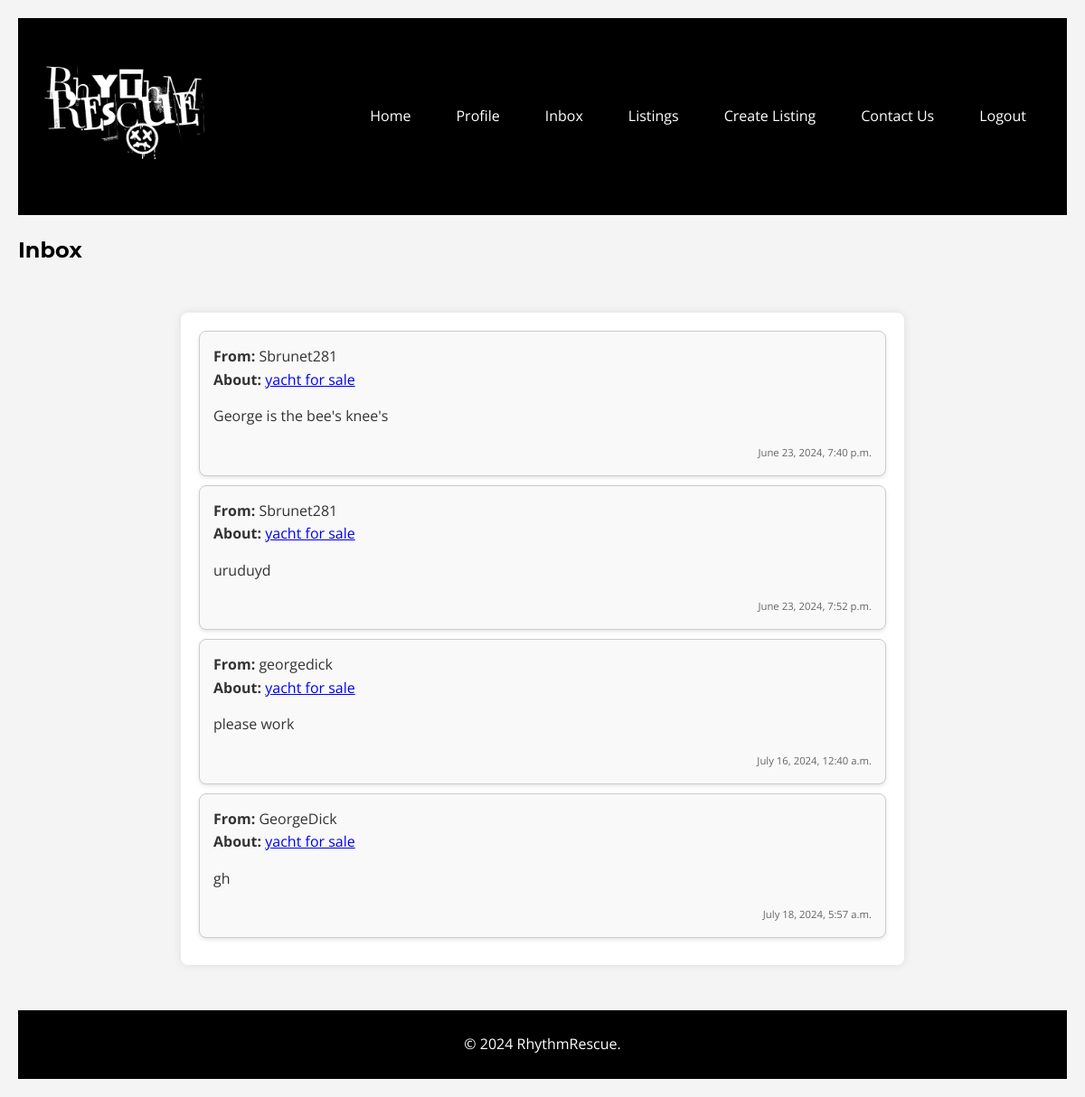
Page /messaging/inbox/ (signed in) on the earlier database version.
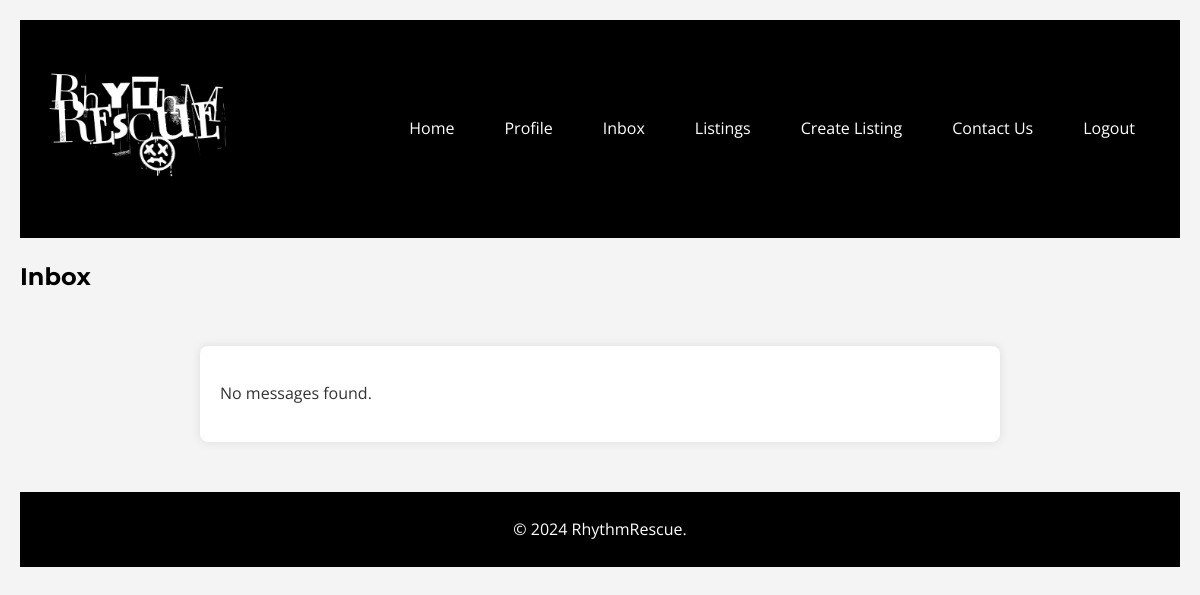
Same page on the later database version.
### messaging/models.py (models this page shows, shortened)
class Message(models.Model):
    sender = models.ForeignKey(CustomUser, related_name='sent_messages', on_delete=models.CASCADE)
    receiver = models.ForeignKey(CustomUser, related_name='received_messages', on_delete=models.CASCADE)
    listing = models.ForeignKey(Listing, on_delete=models.CASCADE)
    content = models.TextField()
    timestamp = models.DateTimeField(auto_now_add=True)
    is_read = models.BooleanField(default=False)

### users/models.py (models this page shows)
class CustomUser(AbstractUser):
    email = models.EmailField(unique=True)
    profile_picture = models.ImageField(upload_to='profile_pics/', blank=True)
    groups = models.ManyToManyField(
        'auth.Group',
        related_name='customuser_set',  # Change this line
        blank=True,
        help_text=('The groups this user belongs to. A user will get all permissions '
                   'granted to each of their groups.'),
        related_query_name='customuser',
    )
    user_permissions = models.ManyToManyField(
        'auth.Permission',
        related_name='customuser_set',  # Change this line
        blank=True,
        help_text='Specific permissions for this user.',
        related_query_name='customuser',
    )

### listings/models.py (models this page shows, shortened)
class Listing(models.Model):
    title = models.CharField(max_length=255)
    slug = models.SlugField(unique=True, blank=True)
    description = models.TextField()
    price = models.DecimalField(max_digits=10, decimal_places=2)
    category = models.ForeignKey(Category, on_delete=models.CASCADE)
    seller = models.ForeignKey(CustomUser, on_delete=models.CASCADE)
    image = models.ImageField(upload_to='listing_images/', blank=True, null=True)
    created_at = models.DateTimeField(auto_now_add=True)

### messaging/views.py (the view)
# urls.py: path('inbox/', views.inbox, name='inbox'),
@login_required
def inbox(request):
    messages = Message.objects.filter(receiver=request.user)
    return render(request, 'messaging/inbox.html', {'messages': messages})

### templates/messaging/inbox.html (shortened to what this page needs)
{% extends 'base.html' %}
{% load static %}
{% block extra_css %}
    <link rel="stylesheet" href="{% static 'css/messaging.css' %}">
{% endblock %}
{% block content %}
<h2>Inbox</h2>
<div class="inbox">
    {% if messages %}
        {% for message in messages %}
            <div class="message-card">
                <div class="message-header">
                    <strong>From:</strong> {{ message.sender.username }}<br>
                    <strong>About:</strong> <a href="{% url 'listing_detail' message.listing.pk %}">{{ message.listing.title }}</a>
                </div>
                <div class="message-body">
                    <p>{{ message.content }}</p>
                </div>
                <div class="message-footer">
                    <small>{{ message.timestamp }}</small>
                </div>
            </div>
        {% endfor %}
    {% else %}
        <p>No messages found.</p>
    {% endif %}
</div>
{% endblock %}

### templates/base.html (shortened to what this page needs)
<!DOCTYPE html>
<html lang="en">
<head>
    {% load static %}
    <link rel="stylesheet" href="{% static 'css/base.css' %}">
    {% block extra_css %}
    {% endblock %}
</head>
<body>
    <header>
        <div class="header-content">
            <div class="logo">
                <img src="{% static 'img/logo3.jpg' %}" alt="Secondhand Marketplace Logo">
            </div>
            <nav>
                <ul>
                    <li><a href="{% url 'home' %}">Home</a></li>
                    {% if user.is_authenticated %}
                        <li><a href="{% url 'profile' %}">Profile</a></li>
                        <li><a href="{% url 'inbox' %}">Inbox</a></li>
                        <li><a href="{% url 'listing_list' %}">Listings</a></li>
                        <li><a href="{% url 'listing_create' %}">Create Listing</a></li>
                        <li><a href="{% url 'contact' %}">Contact Us</a></li>
                        <li><a href="{% url 'my_logout' %}">Logout</a></li>
                    {% else %}
                        <li><a href="{% url 'my_login' %}">Login</a></li>
                        <li><a href="{% url 'register' %}">Register</a></li>
                    {% endif %}
                </ul>
            </nav>
        </div>
    </header>
    <main>
        {% block content %}
        {% endblock %}
    </main>
    <footer>
        <p>&copy; 2024 RhythmRescue.</p>
    </footer>
</body>
</html>

### static/css/base.css (style rules this page uses)
* { margin: 0; padding: 0; box-sizing: border-box; }
body { font-family: 'Open Sans', Arial, sans-serif; background-color: #ffffff; color: #333; line-height: 1.6; padding: 20px; }
header { background-color: #000000; padding: 10px 0; display: flex; align-items: center; justify-content: space-between; margin-bottom: 20px; }
.header-content { display: flex; align-items: center; justify-content: space-between; width: 100%; }
header .logo { margin-left: 20px; }
header .logo img { max-width: 190px; height: auto; height: 190px; }
header nav { margin-right: 20px; }
header nav ul { list-style: none; padding: 0; display: flex; justify-content: flex-end; flex-wrap: wrap; margin: 0; }
header nav ul li { margin: 0 10px; }
header nav ul li a, .nav-logout-button { color: #ffffff; text-decoration: none; padding: 10px 15px; display: block; background: none; border: none; cursor: pointer; font: inherit; }
footer { background: #000000; color: #ffffff; text-align: center; padding: 10px 0; position: relative; width: 100%; }
p { margin-bottom: 15px; margin-top: 15px; }
h2 { font-family: 'Montserrat', sans-serif; color: #000000; margin-bottom: 15px; }

### static/css/messaging.css (style rules this page uses)
body { font-family: 'Open Sans', Arial, sans-serif; background-color: #f4f4f4; color: #333; }
.inbox { max-width: 800px; margin: 50px auto; padding: 20px; background-color: #fff; border-radius: 8px; box-shadow: 0 0 10px rgba(0, 0, 0, 0.1); }

Differences in the rows shown:
removed Message: sender.username "Sbrunet281", listing "yacht for sale", content "George is the bee's knee's", timestamp "June 23, 2024, 7:40 p.m."
removed Message: sender.username "Sbrunet281", listing "yacht for sale", content "uruduyd", timestamp "June 23, 2024, 7:52 p.m."
removed Message: sender.username "georgedick", listing "yacht for sale", content "please work", timestamp "July 16, 2024, 12:40 a.m."
removed Message: sender.username "GeorgeDick", listing "yacht for sale", content "gh", timestamp "July 18, 2024, 5:57 a.m."
Other differences:
text now shown: "No messages found."
